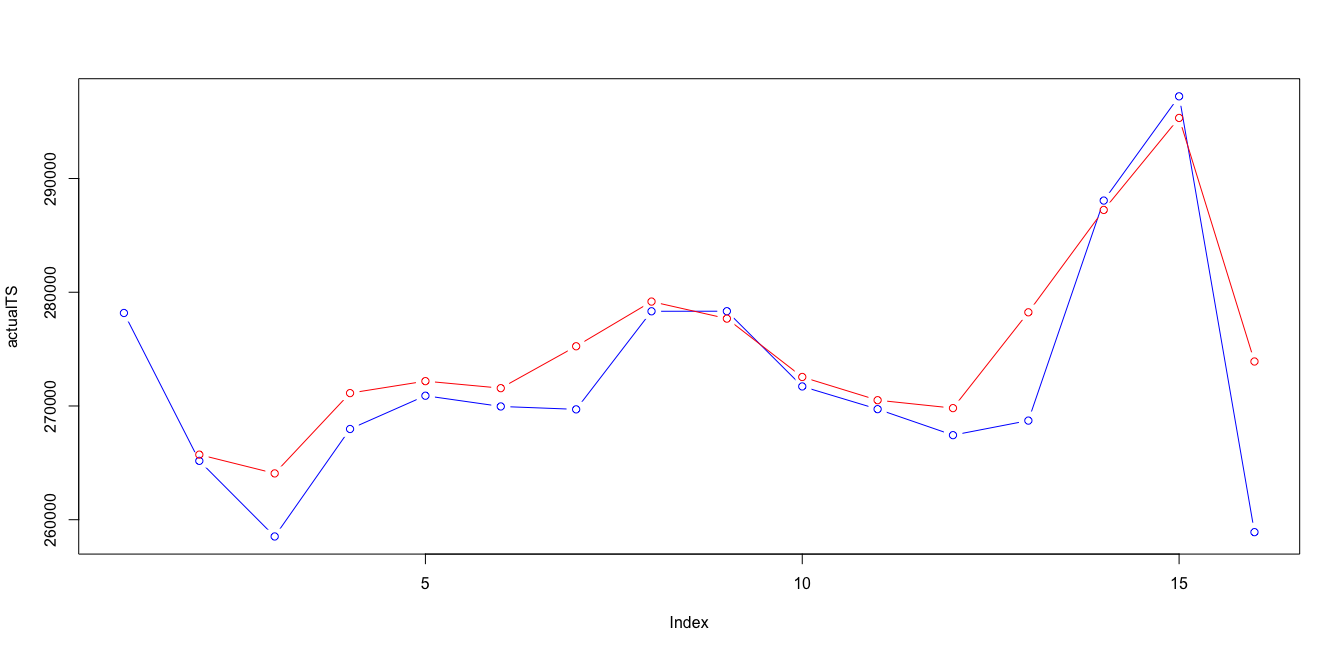

This chart was generated by the following R code:
# par(mfrow = c(1, 1))
# due possibilità
# quell'ente per questo reparto nel 2017 a che cluster assomoglia?
# dovresti porendere tutti i cluster che ho, tagliare le 52 colonne a 17, calcolo il prototipo (media, centroidi calcolati sui 17) quale centroide è più simile al 2017?
# confornto i prototype con distanza coseno
# prendo i prototipi dei cluster, calcolo la distanza coseno 

require(zoo)



shift <- function(x, n, invert=FALSE, default=NA){
  stopifnot(length(x)>=n)
  if(n==0){
    return(x)
  }
  n <- ifelse(invert, n*(-1), n)
  if(n<0){
    n <- abs(n)
    forward=FALSE
  }else{
    forward=TRUE
  }
  if(forward){
    return(c(rep(default, n), x[seq_len(length(x)-n)]))
  }
  if(!forward){
    return(c(x[seq_len(length(x)-n)+n], rep(default, n)))
  }
}


clusterVector2017 <- c()
for (deptSelected in deptNumbersSecond) {
  
  
  tempDept <-
    appoggioDepts[(as.numeric(as.character(clusterDataframe$REPARTO)) == deptSelected),]
  
  reversedStoreOrderedByWeek2017 <- t(storeOrderedByWeek[which(storeOrderedByWeek$REPARTO==deptSelected & storeOrderedByWeek$ANNONO== 2017),])
  reversedStoreForCluster2017 <- reversedStoreOrderedByWeek2017
  
  for(storeNo in storesNumbersSecond){
    #print((match(storeNo,storesNumbersSecond)))
    reversedStoreForCluster2017<- rbind(reversedStoreForCluster2017 , reversedStoreOrderedByWeek2017[(3+(match(storeNo,storesNumbersSecond))),])
    
  }
  clusterVectorForGraph <- c()
  clusterCentroids <- data.frame()
  clusterMedoids <- data.frame()
  
  
  # 
  clusterVectorForGraph<- append(clusterVectorForGraph, listAllDeptYear[[match(deptSelected, deptNumbersSecond)]][[5]][[match(deptSelected, deptNumbersSecond)]])
  
  # clusterCentroids<- rbind(clusterCentroids, listYears[[match(yearSelected, yearList2)]][[match(deptSelected, deptNumbersSecond)]][[1]][[match(deptSelected, deptNumbersSecond)]]$prototypes)
  
  
  clusterNo<- unique(clusterVectorForGraph)
  clusterNo <- sort(clusterNo, decreasing = FALSE)
  
  clusterCentroids <- unname(clusterCentroids)
  clusterMedoids <- unname(clusterMedoids)
  
  
  
  # 
  # print(match(deptSelected, deptNumbersSecond))
  # print(max(clusterNo))
  # print(listAllDeptYear[[match(deptSelected, deptNumbersSecond)]][[1]][[max(clusterNo)]]$prototypes)
  
  for(clst in clusterNo){
    clusterMedoids <- rbind(clusterMedoids, (colMeans(appoggioDepts[which(as.numeric(as.character(appoggioDepts$REPARTO)) == as.numeric(deptSelected) & as.numeric(as.character(appoggioDepts$clusterVector)) == as.numeric(clst)),5:ncol(appoggioDepts)])))
  }
  
  
  clusterCentroids<- rbind(clusterCentroids, unname(listAllDeptYear[[match(deptSelected, deptNumbersSecond)]][[1]][[max(clusterNo)]]$prototypes ))
  
  names(clusterMedoids)<- names(clusterCentroids)
  
  clusterMedoids <- clusterMedoids[,0:ncol(reversedStoreForCluster2017)]
  
  clusterCentroids <- clusterCentroids[,0:ncol(reversedStoreForCluster2017)]
  
  names(reversedStoreForCluster2017) <- names(clusterCentroids) 
  
  reversedStoreForCluster2017 <- unname(reversedStoreForCluster2017)
  reversedStoreForCluster2017 <- reversedStoreForCluster2017[(nrow(reversedStoreOrderedByWeek2017)+1):nrow(reversedStoreForCluster2017),]
  # reversedStoreForCluster2017 <- rbind (reversedStoreForCluster2017,clusterCentroids)
  reversedStoreForCluster2017 <- rbind (reversedStoreForCluster2017,clusterMedoids)
  reversedStoreForCluster2017 <- as.matrix(reversedStoreForCluster2017)
  
  
  
  cosineDistanceMatrix2017 <- matrix(nrow=nrow(reversedStoreForCluster2017),ncol=nrow(reversedStoreForCluster2017))
  
  for (x in 1:(nrow(reversedStoreForCluster2017)-max(clusterNo))){
    
    for(y in 7: nrow(reversedStoreForCluster2017)){
      
      cosineDistanceMatrix2017[x ,y ] <- (1 - ( (reversedStoreForCluster2017[x,] %*% reversedStoreForCluster2017[y,]) /
                                                  (sqrt((reversedStoreForCluster2017[x,]%*%reversedStoreForCluster2017[x,]) * (reversedStoreForCluster2017[y,]%*%reversedStoreForCluster2017[y,]) ))))
      
    }
  }
  
  cosineDistanceMatrix2017 <- na.omit(cosineDistanceMatrix2017[,colSums(is.na(cosineDistanceMatrix2017))<nrow(cosineDistanceMatrix2017)])
  
  clusterVector2017 <- append(clusterVector2017, c(which.min(cosineDistanceMatrix2017[1,]) , which.min(cosineDistanceMatrix2017[2,]) , which.min(cosineDistanceMatrix2017[3,]) , which.min(cosineDistanceMatrix2017[4,]) , which.min(cosineDistanceMatrix2017[5,]) , which.min(cosineDistanceMatrix2017[6,]) ))
  print(clusterVector2017)
  
}




clusterDataframe2017 <- as.data.frame( selectedStoreDeptAggregated$REPARTO)
clusterDataframe2017 <- cbind(clusterDataframe2017,selectedStoreDeptAggregated$ENTE)
clusterDataframe2017 <- cbind(clusterDataframe2017,selectedStoreDeptAggregated$ANNONO)



clusterDataframe2017 <- unique(clusterDataframe2017)


colnames(clusterDataframe2017) <- c("REPARTO","ENTE","ANNONO")



clusterDataframe2017 <- clusterDataframe2017[clusterDataframe2017$ANNONO == as.numeric("2017"), ]

clusterDataframe2017 <- (clusterDataframe2017[with(clusterDataframe2017, order(REPARTO, ANNONO , ENTE)), ])


clusterDataframeAllin <- rbind(clusterDataframe,clusterDataframe2017)
clusterDataframeAllin <- (clusterDataframeAllin[with(clusterDataframeAllin, order(REPARTO, ANNONO , ENTE)), ])






# clusterDepts <- selectedStoreDeptAggregated[which( (as.numeric(as.character(selectedStoreDeptAggregated$REPARTO)) %in% deptNumbersSecond)),]
# clusterDepts <- clusterDepts [which( (selectedStoreDeptAggregated$ANNONO %in% yearList2)),]
# 
# clusterDepts <- clusterDepts[!duplicated(clusterDepts[,c('REPARTO','ENTE','ANNONO')]),c('REPARTO','ENTE','ANNONO')]
clusterDepts2017 <- cbind(clusterDataframe2017, clusterVector2017)



colnames(clusterDepts2017) <- c("REPARTO","ENTE","ANNONO","clusterVector")
clusterDeptsAllin <- rbind(clusterDepts,clusterDepts2017)

View(clusterDeptsAllin)

appoggioDepts2017 <- data.frame()



for(repartoCurrent in unique(clusterDeptsAllin$REPARTO)){
  
  for(enteCurrent in storesNumbersSecond){
    
    for(annoCurrent in unique(clusterDeptsAllin$ANNONO)){   
      
      appoggioDepts2017 <- rbind.fill(appoggioDepts2017, cbind(clusterDeptsAllin[which( as.numeric(as.character(clusterDeptsAllin$REPARTO)) == as.numeric(repartoCurrent) & as.numeric(as.character(clusterDeptsAllin$ANNONO)) == as.numeric(annoCurrent) & as.numeric(as.character(clusterDeptsAllin$ENTE)) == as.numeric(enteCurrent)   ),
                                                                                 ],
                                                               t(storeOrderedByWeek[which( as.numeric(storeOrderedByWeek$REPARTO) == as.numeric(repartoCurrent) & as.numeric(storeOrderedByWeek$ANNONO) == as.numeric(annoCurrent) ) ,
                                                                                    (match(enteCurrent,storesNumbersSecond) +3)])) )
      
    }
    
  }
  
  
  
}

clusterCurrent <- 1
deptSelected <- 3

# View(appoggioDepts2017)
appoggioDepts2017 <- (appoggioDepts2017[with(appoggioDepts2017, order(REPARTO, ANNONO , ENTE)), ])
# appoggioDepts2017 <- appoggioDepts2017[,0:22]


assa <-t(appoggioDepts2017[which(as.numeric(as.character(appoggioDepts2017$REPARTO)) == as.numeric(deptSelected) &
                                   as.numeric(as.character(appoggioDepts2017$clusterVector)) == as.numeric(clusterCurrent)),5:ncol(appoggioDepts2017)])


predictData2 <- data.frame()
for(colAssa in c(1:15)){
  
  predictData2<- rbind(predictData2, na.omit(cbind( as.matrix(assa[,colAssa]), shift (as.matrix(assa[,colAssa]) ,-1),shift (as.matrix(assa[,colAssa]) ,-2))) )
}
colnames(predictData2) <- c("nolag","lag1","lag2")
testSet <- na.omit(data.frame(na.omit(assa[,16]), shift(na.omit(assa[,16]), -1 ), shift(na.omit(assa[,16]), -2 )))
# testSet <- rbind(testSet, na.omit(assa[,7]))
colnames(testSet) <- c("nolag","lag1","lag2")
predictFrame <- (c (as.vector(as.matrix(assa[,(1:15)])) , na.omit(as.vector(as.matrix(assa[,16])))))
predictInput <- cbind(shift(predictFrame,-1),shift(predictFrame,-2),predictFrame)
predictData <- predictInput[complete.cases(predictInput),]
colnames(predictData2) <- c("nolag","lag1","lag2")

# trainIndex <- 1:(nrow(predictData2))
training <- predictData2
rownames(training) <- NULL
#fine creazione del training set

#inizio creazione del test set
# test <- as.data.frame(predictData[-trainIndex,])
test <- testSet
rownames(test) <- NULL
#fine creazione del test set

bootControl <- trainControl(number=15)    #definisce il comportamento di apprendimento (k-folds cross validation?)
preProc <- c("center","scale")                #imposta i parametri per il preprocessing
set.seed(2)                                #setta uno scenario casuale
indexTrn <- ncol(training)                    # ???

#creazione del modello di apprendimento
#
svmFit <- train(training[,-1], training[,1], method="svmRadial", tuneLength=15, trnControl=bootControl)
# svmFit <- train(training[,-indexTrn],training[,indexTrn],method="svmRadial",tuneLength=15, trnControl=bootControl,preProcess = preProc ) 
svmBest <-svmFit$finalModel    #modello migliore trovato con i parametri forniti
predsvm <- predict(svmBest, test[,-1])
actualTS <- test[,1]
predictedTS <- predsvm

rmse( actual=actualTS[3:16], predicted=predictedTS[2:15] )
mae(actual=actualTS[3:16], predicted=predictedTS[2:15] )

cbind(actualTS,predictedTS)
par(mfrow = c(1, 1))
plot(actualTS,type="b",col="blue", ylim=c(min(actualTS,predictedTS),max(actualTS,predictedTS)))
lines(shift(predictedTS,1),type="b",col="red")


# trainingInput <- data.frame()
# for(colNumber in 1:ncol(assa)){
#   trainingInput <-rbind(trainingInput,cbind(assa[,colNumber],lagpad(assa[,colNumber],1),lagpad(assa[,colNumber],2)))
# }
# 
# cbind(assa[,1],lagpad(assa[,1],1),lagpad(assa[,1],2))
# 
# 
# for (deptSelected in deptNumbersSecond) {
#   clusterList <- unique(appoggioDepts2017[which(as.numeric(as.character(appoggioDepts2017$REPARTO)) == as.numeric(deptSelected)),]$clusterVector)
#   for(clusterCurrent in clusterList){
#     
#     t(appoggioDepts2017[which(as.numeric(as.character(appoggioDepts2017$REPARTO)) == as.numeric(deptSelected) &
#                                 as.numeric(as.character(appoggioDepts2017$clusterVector)) == as.numeric(clusterCurrent)),5:ncol(appoggioDepts2017)])
#   }
#   
#   
# }
# 
# MS.MIInput=merge(lag(MS.MIcut.z,1),lag(MS.MIcut.z,2),lag(MS.MIcut.z,3),lag(MS.MIcut.z,4),lag(MS.MIcut.z,5),lag(MS.MI.z,6),all=FALSE)
# 
# MS.MIData=merge(MS.MIInput,MS.MIcut.z,all=FALSE)
# MS.MIData=na.omit(MS.MIData)
# colnames(MS.MIData)=c("lag1","lag2","lag3","lag4","lag5","lag6","TARGET")
# #fine creazione
# 
# #inizio creazione del training set
# trainIndex=1:(nrow(MS.MIData)*0.75)
# training=as.data.frame(MS.MIData[trainIndex])
# rownames(training)=NULL
# #fine creazione del training set
# 
# #inizio creazione del test set
# test=as.data.frame(MS.MIData[-trainIndex])
# rownames(test)=NULL
# #fine creazione del test set
# 
# bootControl=trainControl(number=100)    #definisce il comportamento di apprendimento (k-folds cross validation?)
# preProc=c("center","scale")                #imposta i parametri per il preprocessing
# set.seed(2)                                #setta uno scenario casuale
# indexTrn=ncol(training)                    # ???
# 
# 
# 
